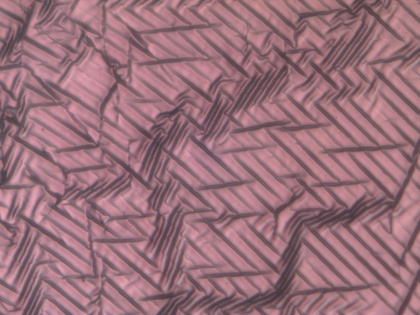
%> input picture images/1.jpg, 420 x 315 px, shrunk from 2048 x 1536 before the run
$ octave wrinkling_1img.m   (GNU Octave 9; MATLAB toolbox functions it lacks are replaced by stand-ins)
%> lines starting %> are read from the running program, lines starting %| are printed output that depends on the picture
### stats.m
function [thetas, lens, image_info] = stats(filename, minlength, tol)
%> called with filename = 'images/1.jpg', minlength = 10, tol = 2

original = imread(filename);
%> original is the input picture: size 315x420x3 uint8; mean R, G, B 154.2, 112.7, 122.3
im = rgb2gray(original);
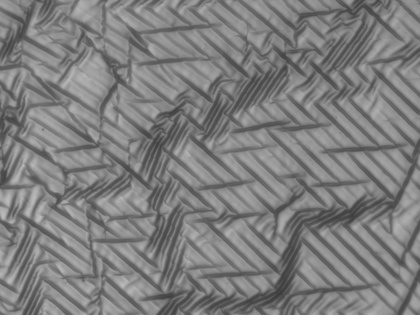
%> im: size 315x420 uint8; min 57, max 189, mean 126.2
[imHeight, imWidth] = size(im);

% Find edges using the Canny operator with hysteresis thresholds of 0.1
% and 0.2 with smoothing parameter sigma set to 1.
edgeim = edge(im,'canny');
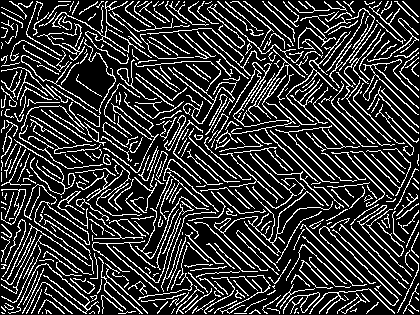
%> edgeim: size 315x420 logical; 20.8% white in thin lines or dots


% Link edge pixels together into lists of sequential edge points, one
% list for each edge contour. A contour/edgelist starts/stops at an
% ending or a junction with another contour/edgelist.
% Here we discard contours less than 10 pixels long.
[edgelist] = edgelink(edgeim, minlength);

% Display the edgelists with random colours for each distinct edge
% in figure 2

%drawedgelist(edgelist, size(im), 1, 'rand', 2); axis off

% Fit line segments to the edgelists
% Line segments are fitted with maximum deviation from

seglist = lineseg(edgelist, tol);


%% Analyze lines

thetas = [];
lens = [];
lines = [];

for k = 1:length(seglist)
    A = seglist{k};

    for m = 2:size(A,1)
        x1 = A(m-1, 2);
        y1 = A(m-1, 1);
        x2 = A(m, 2);
        y2 = A(m, 1);
        dx = x2 - x1;
        dy = y2 - y1;
        if dy < 0
            dx = -dx;
            dy = -dy;
        end
        len = sqrt(dx^2 + dy^2);
        theta = acos(dx / len) * 180 / pi;
        thetas = [thetas, theta];
        lens = [lens, len];
        lines = [lines; x1, y1, x2, y2];
    end

end

thetas = mod(thetas, 180);   % merge 180 and 0

image_info.original = original;
image_info.im = im;
image_info.edgeim = edgeim;
image_info.seglist = {seglist};
image_info.imHeight = imHeight;
image_info.imWidth = imWidth;
image_info.lines = lines;


end

### edgelink.m
% EDGELINK - Link edge points in an image into lists
%
% Usage: [edgelist edgeim, etypr] = edgelink(im, minlength, location)
%
%    **Warning** 'minlength' is ignored at the moment because 'cleanedgelist'
%                 has some bugs and can be memory hungry
%
% Arguments:  im         - Binary edge image, it is assumed that edges
%                          have been thinned (or are nearly thin).
%             minlength  - Optional minimum edge length of interest, defaults
%                          to 1 if omitted or specified as []. Ignored at the
%                          moment.
%             location   - Optional complex valued image holding subpixel
%                          locations of edge points. For any pixel the
%                          real part holds the subpixel row coordinate of
%                          that edge point and the imaginary part holds
%                          the column coordinate.  See NONMAXSUP.  If
%                          this argument is supplied the edgelists will
%                          be formed from the subpixel coordinates,
%                          otherwise the the integer pixel coordinates of
%                          points in 'im' are used.
%
% Returns:  edgelist - a cell array of edge lists in row,column coords in
%                      the form
%                     { [r1 c1   [r1 c1   etc }
%                        r2 c2    ...
%                        ...
%                        rN cN]   ....]
%
%           edgeim   - Image with pixels labeled with edge number.
%                      Note that junctions in the labeled edge image will be
%                      labeled with the edge number of the last edge that was
%                      tracked through it.  Note that this image also includes
%                      edges that do not meet the minimum length specification.
%                      If you want to see just the edges that meet the
%                      specification you should pass the edgelist to
%                      DRAWEDGELIST.
%
%            etype   - Array of values, one for each edge segment indicating
%                      its type
%                      0  - Start free, end free
%                      1  - Start free, end junction
%                      2  - Start junction, end free (should not happen)
%                      3  - Start junction, end junction
%                      4  - Loop
%
% This function links edge points together into lists of coordinate pairs.
% Where an edge junction is encountered the list is terminated and a separate
% list is generated for each of the branches.
%
% Note I am not sure if using bwmorph's 'thin' or 'skel' is best for
% preprocessing the edge image prior to edgelinking.  The main issue is the
% treatment of junctions.  Skel can result in an image where multiple adjacent
% junctions are produced (maybe this is more a problem with my junction
% detection code).  Thin, on the other hand, can produce different output when
% you rotate an image by 90 degrees. On balance I think using 'thin' is better.
% Note, however, the input image should be 'nearly thin' otherwise the thinning
% operation could shorten the ends of structures. Skeletonisation and thinning
% is surprisingly awkward.
%
% See also:  DRAWEDGELIST, LINESEG, MAXLINEDEV, CLEANEDGELIST,
%            FINDENDSJUNCTIONS, FILLEDGEGAPS

% Copyright (c) 1996-2013 Peter Kovesi
% Centre for Exploration Targeting
% The University of Western Australia
% peter.kovesi at uwa edu au
%
% Permission is hereby granted, free of charge, to any person obtaining a copy
% of this software and associated documentation files (the "Software"), to deal
% in the Software without restriction, subject to the following conditions:
%
% The above copyright notice and this permission notice shall be included in
% all copies or substantial portions of the Software.
%
% The Software is provided "as is", without warranty of any kind.

% February  2001 - Original version
% September 2004 - Revised to allow subpixel edge data to be used
% November  2006 - Changed so that edgelists start and stop at every junction
% January   2007 - Trackedge modified to discard isolated pixels and the
%                  problems they cause (thanks to Jeff Copeland)
% January   2007 - Fixed so that closed loops are closed!
% May       2013 - Completely redesigned with a new linking strategy that
%                  hopefully handles adjacent junctions correctly. It runs
%                  about twice as fast too.

function [edgelist, edgeim, etype] = edgelink(im, minlength, location)
%> called with minlength = 10

    % Set up some global variables to avoid passing (and copying) of arguments,
    % this improves speed.
    global EDGEIM;
    global ROWS;
    global COLS;
    global JUNCT;

    if ~exist('minlength','var') || isempty(minlength), minlength = 0; end

    EDGEIM = im ~= 0;                     % Make sure image is binary.
    EDGEIM = bwmorph(EDGEIM,'clean');     % Remove isolated pixels
%> EDGEIM: size 315x420 logical; 20.8% white in thin lines or dots
%> (the rest of the program and of its run is left out)
